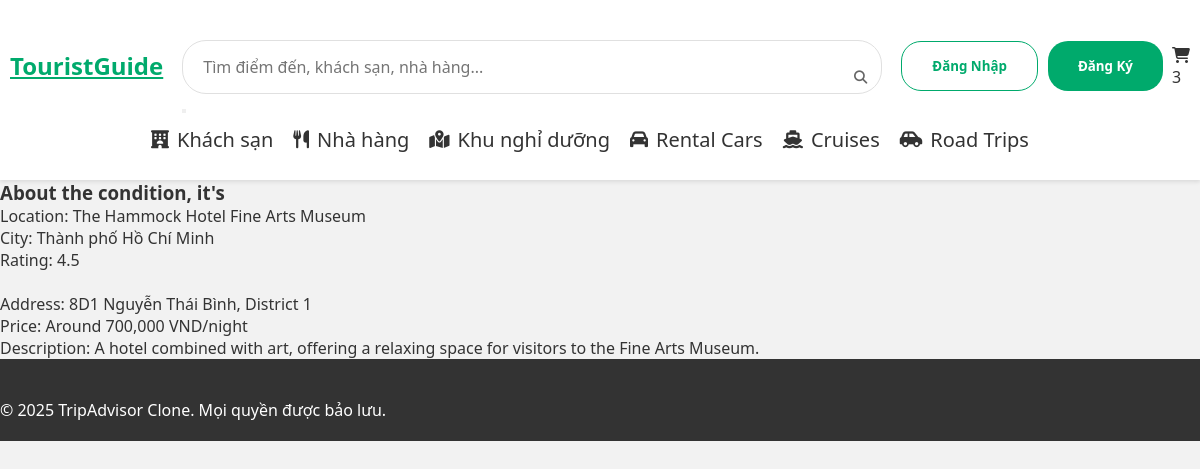
Page /AC001 on the committed database.
### location/models.py (models this page shows, shortened)
class Location(models.Model):
    loc = models.ForeignKey(Location_List, on_delete = models.CASCADE, null = True, blank = True)
    code = models.CharField(max_length=10, unique=False)
    location = models.CharField(max_length = 64)
    city = models.CharField(max_length = 30)
    type = models.CharField(max_length = 10)
    rating = models.FloatField(default = 5)
    open_hours = models.CharField(max_length=128, blank=True)
    ticket_info = models.CharField(max_length = 30, default = "")
    address = models.CharField(max_length = 32, default = "")
    image_path = models.CharField(max_length=255, default='static/img/dinh-doc-lap.jpg')
    description = models.TextField(default="")
    coordinate = models.CharField(max_length = 40, default = "")

### location/views.py (the view)
# urls.py: path('<str:location_code>',views.location_display, name='display_location'),
def location_display(request, location_code):
    look_up = Location.objects.get(code=location_code)
    return render(request, "display_location/display.html", {
        "code": look_up.code,
        "location_name": look_up.location,
        "city": look_up.city,
        "type": look_up.type,
        "open_hours": look_up.open_hours,
        "rating": look_up.rating,
        "ticket_info": look_up.ticket_info,
        "address": look_up.address,
        "image_path": look_up.image_path,
        "description": look_up.description,
        "coordinate": look_up.coordinate
    })

### location/templates/display_location/display.html (shortened to what this page needs)
{% extends "layout/layout.html" %}
{% load static %}
{% block body %}
    <ul>
        <li>Location: {{ location_name }}</li>
        <li>City: {{ city }}</li>
        <li>Rating: {{ rating }}</li>
        <li>Address: {{ address }}</li>
        <li>Price: {{ ticket_info }}</li>
        <li>Description: {{ description }}</li>
    </ul>
{% endblock %}

### location/static/layout/style.css (style rules this page uses)
* { margin: 0; padding: 0; box-sizing: border-box; font-family: 'Segoe UI', Tahoma, Geneva, Verdana, sans-serif; }
html, body { width: 100%; height: 100%; overflow-x: hidden; }
body { background-color: #f2f2f2; color: #333; min-height: 100vh; }

### rows in the picture
Location: location "The Hammock Hotel Fine Arts Museum", city "Thành phố Hồ Chí Minh", rating "4.5", address "8D1 Nguyễn Thái Bình, District 1", ticket_info "Around 700,000 VND/night", description "A hotel combined with art, offering a relaxing space for visitors to the Fine Arts Museum."
